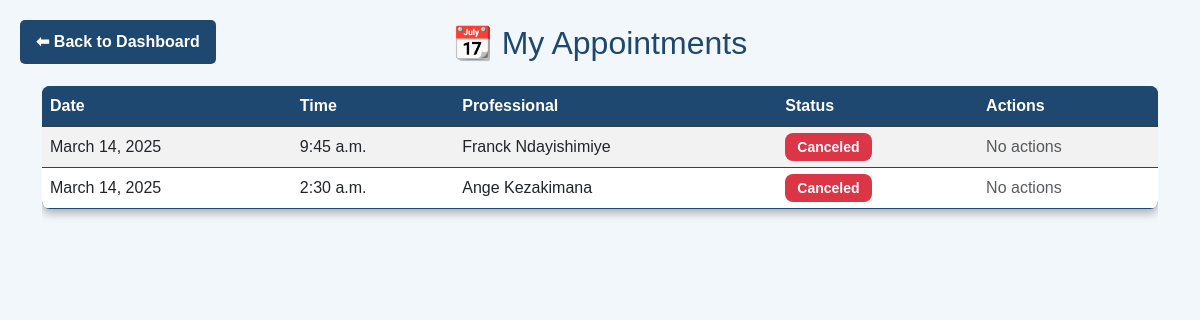
Page /user-appointments/ (signed in) on the committed database.
### myapp/models.py (models this page shows, shortened)
class Appointment(models.Model):
    user = models.ForeignKey(User, on_delete=models.CASCADE)  # Ensuring user is linked to appointment
    professional = models.ForeignKey('Professional', on_delete=models.CASCADE)
    date = models.DateField()
    time = models.TimeField()
    reason = models.TextField()
    created_at = models.DateTimeField(auto_now_add=True)

### myapp/views.py (the view)
# urls.py: path('user-appointments/', views.user_appointments, name='user_appointments'),
def user_appointments(request):
    user_appointments = Appointment.objects.filter(client=request.user).order_by('-date')
    return render(request, 'user_appointments.html', {'appointments': user_appointments})

### myapp/templates/user_appointments.html (shortened to what this page needs)
<!DOCTYPE html>
<html lang="en">
<head>
    <link href="https://cdn.jsdelivr.net/npm/bootstrap@5.3.0/dist/css/bootstrap.min.css" rel="stylesheet">
</head>
<body>
    <div class="container py-4">
        <h2 class="text-center mb-4">📆 My Appointments</h2>
        <a href="{% url 'dashboard' %}" class="back-button">⬅ Back to Dashboard</a>
        <div class="table-responsive">
            <table class="table table-striped">
                <thead class="table-dark">
                    <tr>
                        <th>Date</th>
                        <th>Time</th>
                        <th>Professional</th>
                        <th>Status</th>
                        <th>Actions</th>
                    </tr>
                </thead>
                <tbody id="appointment-list">
                    {% for appointment in appointments %}
                        <tr class="appointment-row {% if forloop.counter > 10 %}hidden{% endif %}">
                            <td>{{ appointment.date }}</td>
                            <td>{{ appointment.time }}</td>
                            <td>{{ appointment.professional_name }}</td>
                            <td>
                                <span class="status-badge
                                    {% if appointment.status == 'Upcoming' %}status-upcoming
                                    {% elif appointment.status == 'Completed' %}status-completed
                                    {% elif appointment.status == 'Canceled' %}status-canceled
                                    {% endif %}">
                                    {{ appointment.status }}
                                </span>
                            </td>
                            <td>
                                {% if appointment.status == 'Upcoming' %}
                                    <a href="{% url 'cancel_appointment' appointment.id %}" class="btn btn-danger btn-sm">Cancel</a>
                                {% else %}
                                    <span class="text-muted">No actions</span>
                                {% endif %}
                            </td>
                        </tr>
                    {% empty %}
                        <tr>
                            <td colspan="5" class="text-center">No appointments found.</td>
                        </tr>
                    {% endfor %}
                </tbody>
            </table>
        </div>
    </div>
</body>
</html>

### myapp/templates/user_appointments.html (style rules this page uses)
body { background-color: #f2f7fc; font-family: Arial, sans-serif; color: #1f4870; }
.table { background-color: #1f4870; border-radius: 8px; overflow: hidden; box-shadow: 0px 4px 10px rgba(0, 0, 0, 0.3); color: #ffffff; }
.table th { background-color: #1f4870; color: white; }
.table tbody tr { border-bottom: 1px solid #1f4870; }
.status-badge { font-size: 14px; padding: 6px 12px; border-radius: 8px; font-weight: bold; }
.status-canceled { background-color: #dc3545; color: white; }
.back-button { display: inline-block; background-color: #1f4870; color: white; padding: 10px 16px; text-decoration: none; border-radius: 5px; font-size: 1em; font-weight: bold; transition: background-color 0.3s ease, transform 0.2s ease; position: absolute; top: 20px; left: 20px; }

### rows in the picture
Appointment: date "March 14, 2025", time "9:45 a.m.", professional_name "Franck Ndayishimiye", status "Canceled", shows "No actions"
Appointment: date "March 14, 2025", time "2:30 a.m.", professional_name "Ange Kezakimana", status "Canceled", shows "No actions"
